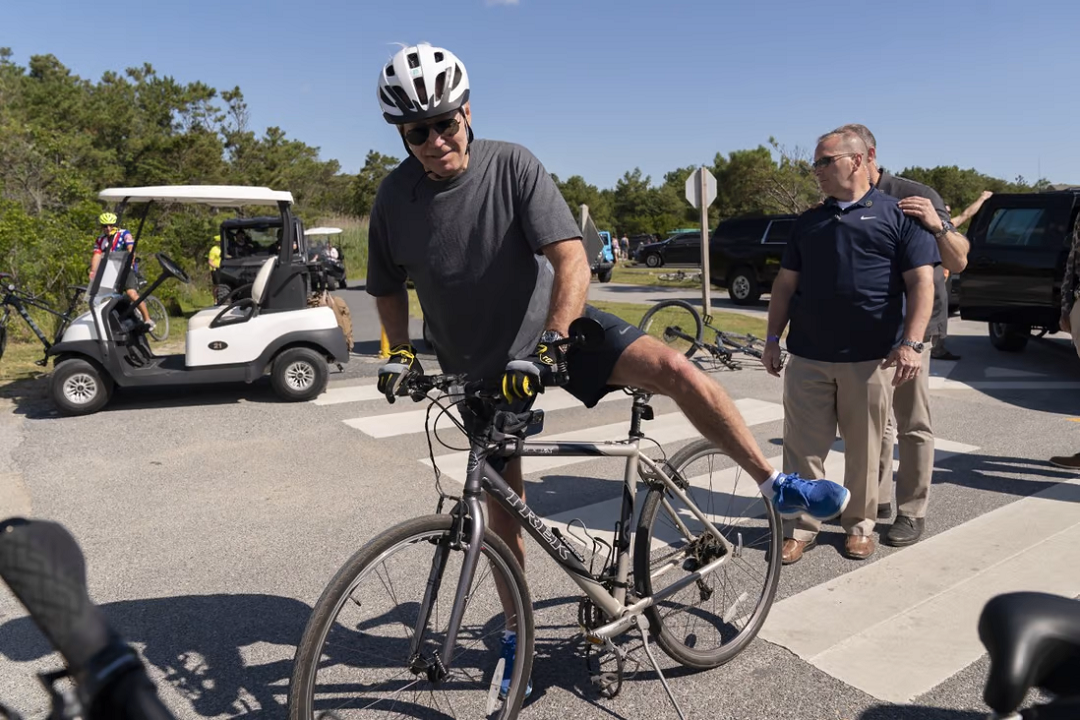
#> input picture HW05/inputs/P2/biden_fall_1.png, 1080 x 720 px
$ jupyter execute 'Exercise_2 (2).ipynb'
#> lines starting #> are read from the running program, lines starting #| are printed output that depends on the picture
# Digital Image Processing Exercise 5_2

Dr. Rahmati

By: Gholamreza Dar

Summer 2022

## Imports

[cell 1]
import numpy as np

import matplotlib.pyplot as plt
import seaborn as sns; sns.set(); sns.set_style('dark')

import cv2

## Functions

[cell 2]
def rgb(img):
    return cv2.cvtColor(img, cv2.COLOR_BGR2RGB)

def bgr(img):
    return cv2.cvtColor(img, cv2.COLOR_RGB2BGR)

def gray(img):
    return cv2.cvtColor(img, cv2.COLOR_RGB2GRAY)

def disp(img, title='', s=8, vmin=None, vmax=None):
    plt.figure(figsize=(s,s))
    plt.axis('off')
    if vmin is not None and vmax is not None:
        plt.imshow(img, cmap='gray', vmin=vmin, vmax=vmax)
    else:
        plt.imshow(img, cmap='gray')
    plt.title(title)
    plt.show()

## Loading Images

[cell 3]
img_a = gray(rgb(cv2.imread('inputs/P2/biden_fall_1.png'))).astype(np.float32)
#> img_a: shape (720, 1080) float32; min 0, max 255, mean 116.1
img_b = gray(rgb(cv2.imread('inputs/P2/biden_fall_2.png'))).astype(np.float32)
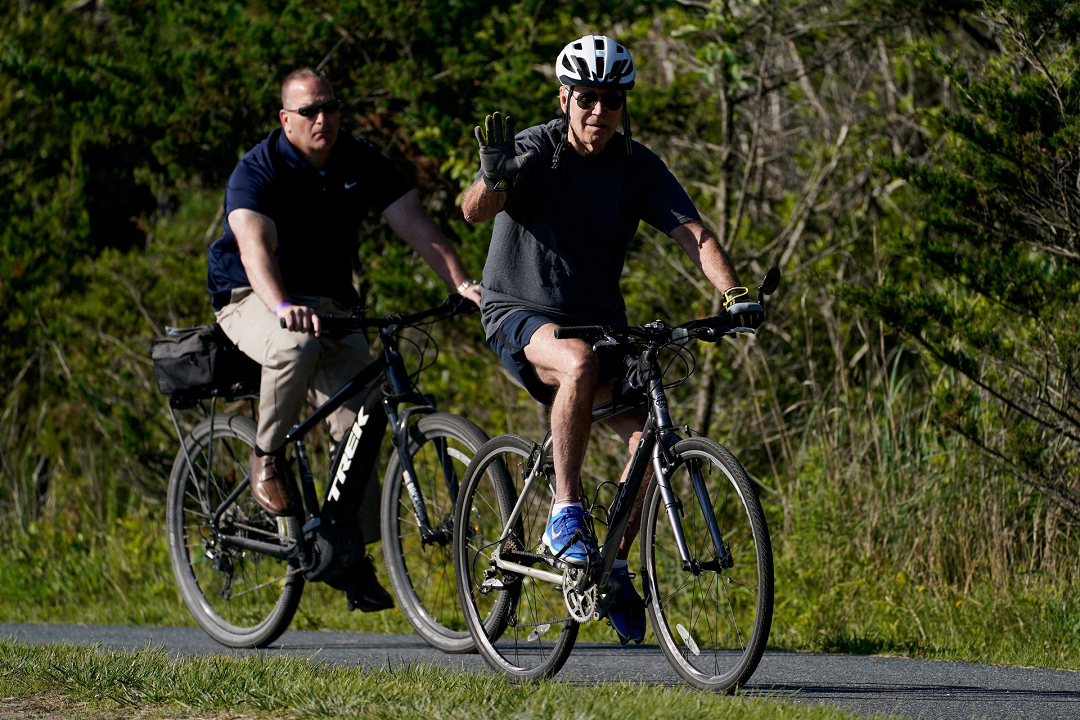
#> input picture HW05/inputs/P2/biden_fall_2.png, 1080 x 720 px
#> img_b: shape (720, 1080) float32; min 0, max 255, mean 58.6
img_c = gray(rgb(cv2.imread('inputs/P2/biden_fall_3.png'))).astype(np.float32)
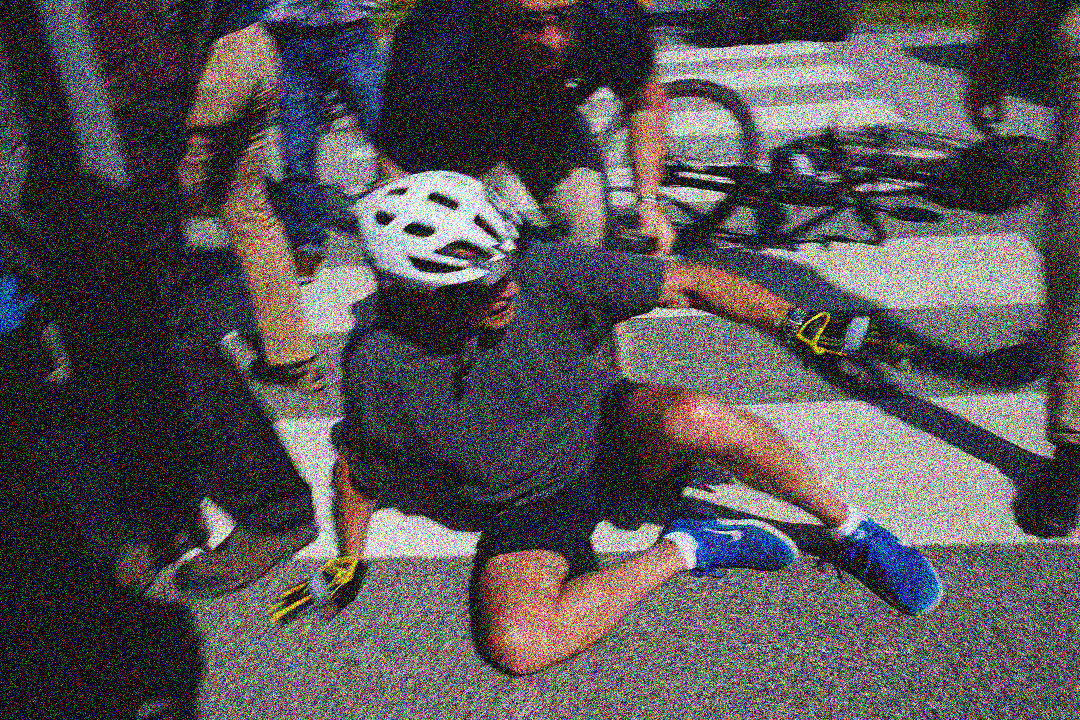
#> input picture HW05/inputs/P2/biden_fall_3.png, 1080 x 720 px
#> img_c: shape (720, 1080) float32; min 0, max 255, mean 83

disp(img_a, 'img_a')

## A) 2nd Derivative - Dilation/Erosion

[cell 4]
def second_derivative_1(img,KERNEL_SIZE=5, ITERS=1, METHOD_NAME=""):
#> called with KERNEL_SIZE = 5, ITERS = 1, METHOD_NAME = 'Second_Derivative_Dilate-Erode'
    img_dilate = cv2.morphologyEx(img, cv2.MORPH_DILATE, np.ones((KERNEL_SIZE, KERNEL_SIZE), np.float32), iterations=ITERS)
    img_erode = cv2.morphologyEx(img, cv2.MORPH_ERODE, np.ones((KERNEL_SIZE, KERNEL_SIZE), np.float32), iterations=ITERS)

    img_second_derivative = img - ((img_dilate + img_erode) * 0.5)

    disp(img_second_derivative, f"{METHOD_NAME}_{ITERS}_iters")
    cv2.imwrite(f'outputs/P2/image_b_{METHOD_NAME}_{ITERS}_iters.png', img_second_derivative)

second_derivative_1(img_a, KERNEL_SIZE=5, ITERS=1, METHOD_NAME='Second_Derivative_Dilate-Erode')
second_derivative_1(img_a, KERNEL_SIZE=5, ITERS=2, METHOD_NAME='Second_Derivative_Dilate-Erode')
second_derivative_1(img_a, KERNEL_SIZE=5, ITERS=3, METHOD_NAME='Second_Derivative_Dilate-Erode')

## B) 2nd Derivative - Opening/Closing

[cell 5]
def second_derivative_2(img,KERNEL_SIZE=5, ITERS=1, METHOD_NAME=""):
#> called with KERNEL_SIZE = 5, ITERS = 1, METHOD_NAME = 'Second_Derivative_Open-Close'
    img_open = cv2.morphologyEx(img, cv2.MORPH_OPEN, np.ones((KERNEL_SIZE, KERNEL_SIZE), np.float32), iterations=ITERS)
    img_close = cv2.morphologyEx(img, cv2.MORPH_CLOSE, np.ones((KERNEL_SIZE, KERNEL_SIZE), np.float32), iterations=ITERS)

    img_second_derivative = img - ((img_close + img_open) * 0.5)

    disp(img_second_derivative, f"{METHOD_NAME}_{ITERS}_iters")
    cv2.imwrite(f'outputs/P2/image_b_{METHOD_NAME}_{ITERS}_iters.png', img_second_derivative)

second_derivative_2(img_a, KERNEL_SIZE=5, ITERS=1, METHOD_NAME='Second_Derivative_Open-Close')
second_derivative_2(img_a, KERNEL_SIZE=5, ITERS=2, METHOD_NAME='Second_Derivative_Open-Close')
second_derivative_2(img_a, KERNEL_SIZE=5, ITERS=3, METHOD_NAME='Second_Derivative_Open-Close')

## C) 2nd Derivative - ALL

[cell 6]
def second_derivative_3(img,KERNEL_SIZE=5, ITERS=1, METHOD_NAME=""):
#> called with KERNEL_SIZE = 5, ITERS = 1, METHOD_NAME = 'Second_Derivative_Open-Close'
    img_dilate = cv2.morphologyEx(img, cv2.MORPH_DILATE, np.ones((KERNEL_SIZE, KERNEL_SIZE), np.float32), iterations=ITERS)
    img_erode = cv2.morphologyEx(img, cv2.MORPH_ERODE, np.ones((KERNEL_SIZE, KERNEL_SIZE), np.float32), iterations=ITERS)
    img_open = cv2.morphologyEx(img, cv2.MORPH_OPEN, np.ones((KERNEL_SIZE, KERNEL_SIZE), np.float32), iterations=ITERS)
    img_close = cv2.morphologyEx(img, cv2.MORPH_CLOSE, np.ones((KERNEL_SIZE, KERNEL_SIZE), np.float32), iterations=ITERS)

    img_second_derivative = (img_close + img_open - img_dilate - img_erode) * 0.5

    disp(img_second_derivative, f"{METHOD_NAME}_{ITERS}_iters")
    cv2.imwrite(f'outputs/P2/image_b_{METHOD_NAME}_{ITERS}_iters.png', img_second_derivative)

second_derivative_3(img_a, KERNEL_SIZE=5, ITERS=1, METHOD_NAME='Second_Derivative_Open-Close')
second_derivative_3(img_a, KERNEL_SIZE=5, ITERS=2, METHOD_NAME='Second_Derivative_Open-Close')
second_derivative_3(img_a, KERNEL_SIZE=5, ITERS=3, METHOD_NAME='Second_Derivative_Open-Close')

## D) Gradient - Dilation/Erosion

[cell 7]
def gradient_1(img,KERNEL_SIZE=5, ITERS=1, METHOD_NAME=""):
#> called with KERNEL_SIZE = 5, ITERS = 1, METHOD_NAME = 'Gradient_Dilate-Erode'
    img_dilate = cv2.morphologyEx(img, cv2.MORPH_DILATE, np.ones((KERNEL_SIZE, KERNEL_SIZE), np.float32), iterations=ITERS)
    img_erode = cv2.morphologyEx(img, cv2.MORPH_ERODE, np.ones((KERNEL_SIZE, KERNEL_SIZE), np.float32), iterations=ITERS)

    img_gradient = img_dilate - img_erode
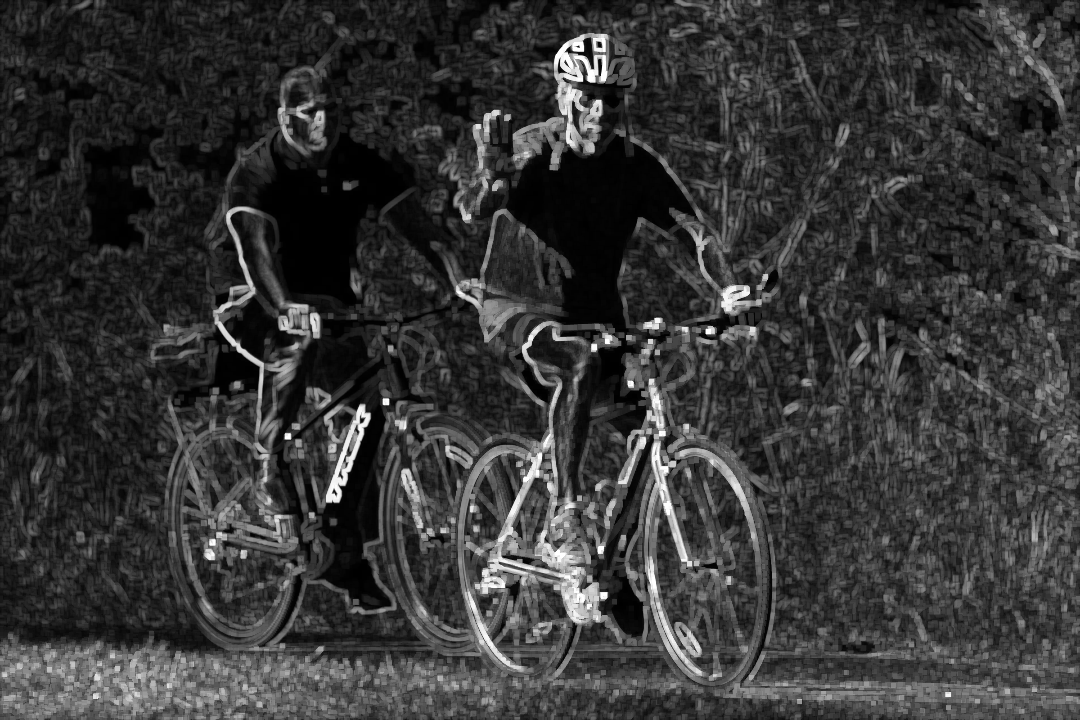
#> img_gradient: shape (720, 1080) float32; min 0, max 255, mean 54.4

    disp(img_gradient, f"{METHOD_NAME}_{ITERS}_iters")
    cv2.imwrite(f'outputs/P2/image_b_{METHOD_NAME}_{ITERS}_iters.png', img_gradient)

gradient_1(img_b, KERNEL_SIZE=5, ITERS=1, METHOD_NAME='Gradient_Dilate-Erode')
gradient_1(img_b, KERNEL_SIZE=5, ITERS=2, METHOD_NAME='Gradient_Dilate-Erode')
#> call 2 of gradient_1, with KERNEL_SIZE = 5, ITERS = 2, METHOD_NAME = 'Gradient_Dilate-Erode'
#> in gradient_1 (call 2), `img_dilate = cv2.morphologyEx(img, cv2.MORPH_DILATE, np.ones((KERNEL_S..`:
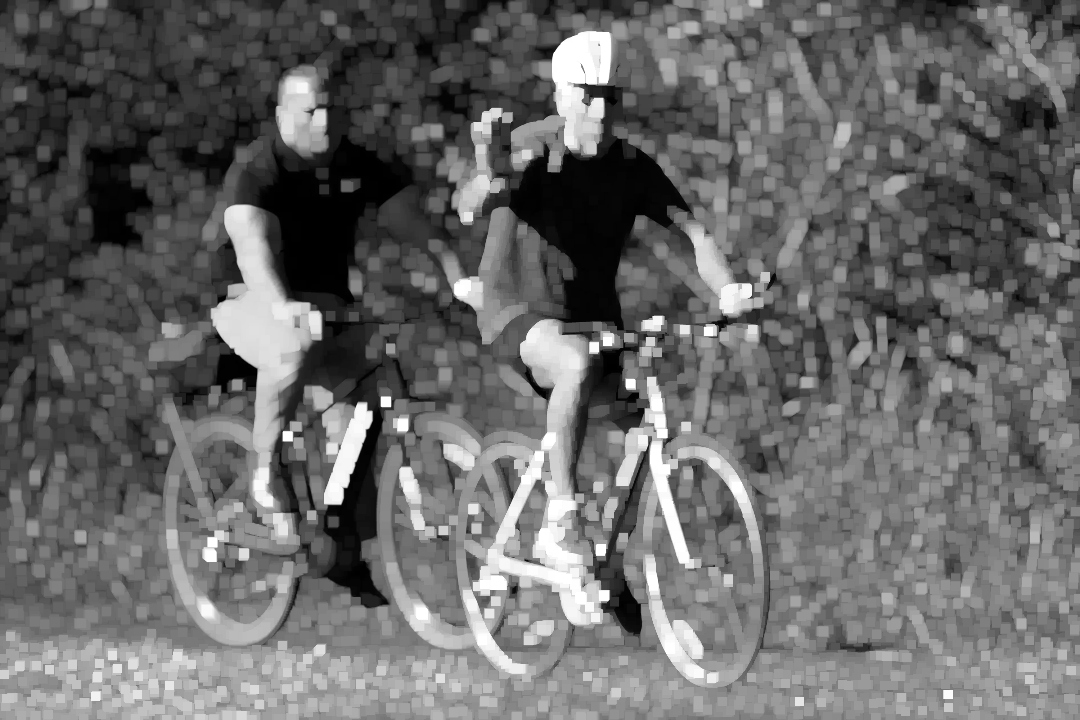
#> img_dilate: shape (720, 1080) float32; min 0, max 255, mean 104.3
#> in gradient_1 (call 2), `img_erode = cv2.morphologyEx(img, cv2.MORPH_ERODE, np.ones((KERNEL_SIZ..`:
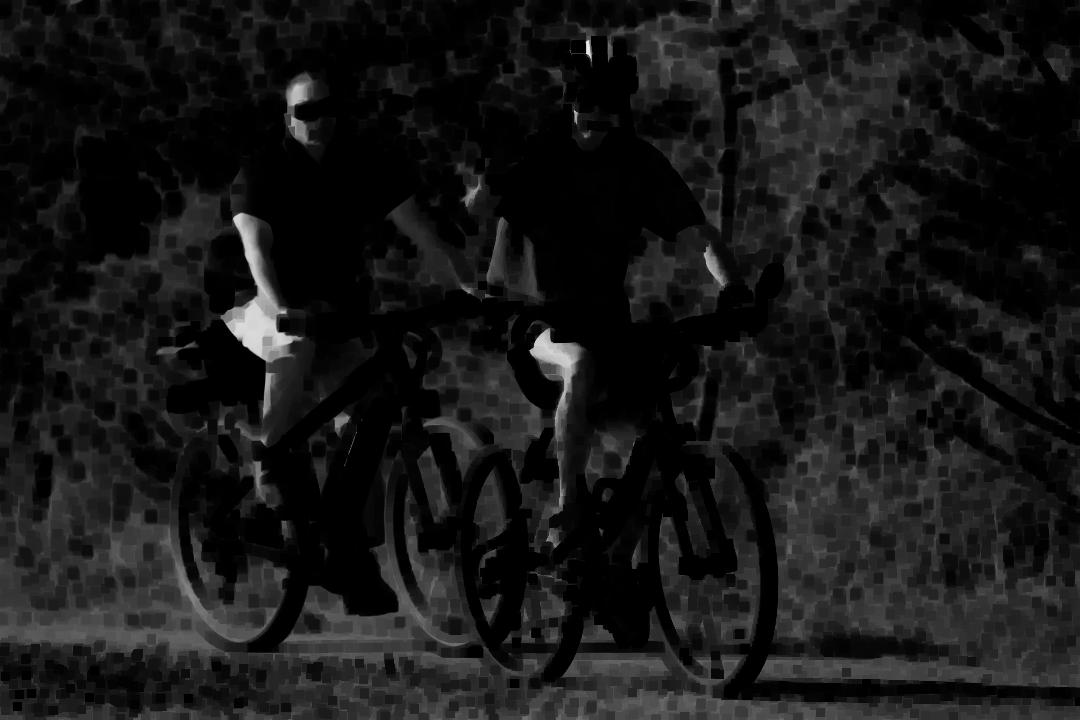
#> img_erode: shape (720, 1080) float32; min 0, max 233, mean 22.9
gradient_1(img_b, KERNEL_SIZE=5, ITERS=3, METHOD_NAME='Gradient_Dilate-Erode')

## E) Gradient - Opening/Closing

[cell 8]
def gradient_2(img,KERNEL_SIZE=5, ITERS=1, METHOD_NAME=""):
    img_open = cv2.morphologyEx(img, cv2.MORPH_OPEN, np.ones((KERNEL_SIZE, KERNEL_SIZE), np.float32), iterations=ITERS)
    img_close = cv2.morphologyEx(img, cv2.MORPH_CLOSE, np.ones((KERNEL_SIZE, KERNEL_SIZE), np.float32), iterations=ITERS)

    img_gradient = img_close - img_open

    disp(img_gradient, f"{METHOD_NAME}_{ITERS}_iters")
    cv2.imwrite(f'outputs/P2/image_b_{METHOD_NAME}_{ITERS}_iters.png', img_gradient)

gradient_2(img_b, KERNEL_SIZE=5, ITERS=1, METHOD_NAME='Gradient_Open-Close')
gradient_2(img_b, KERNEL_SIZE=5, ITERS=2, METHOD_NAME='Gradient_Open-Close')
gradient_2(img_b, KERNEL_SIZE=5, ITERS=3, METHOD_NAME='Gradient_Open-Close')

## E) Gradient - ALL

[cell 9]
def gradient_3(img,KERNEL_SIZE=5, ITERS=1, METHOD_NAME=""):
    img_dilate = cv2.morphologyEx(img, cv2.MORPH_DILATE, np.ones((KERNEL_SIZE, KERNEL_SIZE), np.float32), iterations=ITERS)
    img_erode = cv2.morphologyEx(img, cv2.MORPH_ERODE, np.ones((KERNEL_SIZE, KERNEL_SIZE), np.float32), iterations=ITERS)
    img_open = cv2.morphologyEx(img, cv2.MORPH_OPEN, np.ones((KERNEL_SIZE, KERNEL_SIZE), np.float32), iterations=ITERS)
    img_close = cv2.morphologyEx(img, cv2.MORPH_CLOSE, np.ones((KERNEL_SIZE, KERNEL_SIZE), np.float32), iterations=ITERS)

    img_gradient = (img_dilate-img_erode)+(img_close - img_open)

    disp(img_gradient, f"{METHOD_NAME}_{ITERS}_iters")
    cv2.imwrite(f'outputs/P2/image_b_{METHOD_NAME}_{ITERS}_iters.png', img_gradient)

gradient_3(img_b, KERNEL_SIZE=5, ITERS=1, METHOD_NAME='Gradient_ALL')
gradient_3(img_b, KERNEL_SIZE=5, ITERS=2, METHOD_NAME='Gradient_ALL')
gradient_3(img_b, KERNEL_SIZE=5, ITERS=3, METHOD_NAME='Gradient_ALL')

## F) Smoothing - Dilation/Erosion

[cell 10]
def smoothing_1(img,KERNEL_SIZE=5, ITERS=1, METHOD_NAME=""):
    img_dilate = cv2.morphologyEx(img, cv2.MORPH_DILATE, np.ones((KERNEL_SIZE, KERNEL_SIZE), np.float32), iterations=ITERS)
    img_erode = cv2.morphologyEx(img, cv2.MORPH_ERODE, np.ones((KERNEL_SIZE, KERNEL_SIZE), np.float32), iterations=ITERS)

    img_smooth = (img_dilate + img_erode) * 0.5

    disp(img_smooth, f"{METHOD_NAME}_{ITERS}_iters")
    cv2.imwrite(f'outputs/P2/image_b_{METHOD_NAME}_{ITERS}_iters.png', img_smooth)

smoothing_1(img_c, KERNEL_SIZE=5, ITERS=1, METHOD_NAME='Smoothing_Dilate-Erode')
smoothing_1(img_c, KERNEL_SIZE=5, ITERS=2, METHOD_NAME='Smoothing_Dilate-Erode')
smoothing_1(img_c, KERNEL_SIZE=5, ITERS=3, METHOD_NAME='Smoothing_Dilate-Erode')

## G) Smoothing - Opening/Closing

[cell 11]
def smoothing_2(img,KERNEL_SIZE=5, ITERS=1, METHOD_NAME=""):
    img_open = cv2.morphologyEx(img, cv2.MORPH_OPEN, np.ones((KERNEL_SIZE, KERNEL_SIZE), np.float32), iterations=ITERS)
    img_close = cv2.morphologyEx(img, cv2.MORPH_CLOSE, np.ones((KERNEL_SIZE, KERNEL_SIZE), np.float32), iterations=ITERS)

    img_smooth = (img_close + img_open) * 0.5

    disp(img_smooth, f"{METHOD_NAME}_{ITERS}_iters")
    cv2.imwrite(f'outputs/P2/image_b_{METHOD_NAME}_{ITERS}_iters.png', img_smooth)

smoothing_2(img_c, KERNEL_SIZE=3, ITERS=1, METHOD_NAME='Smoothing_Open-Close')
smoothing_2(img_c, KERNEL_SIZE=3, ITERS=2, METHOD_NAME='Smoothing_Open-Close')
smoothing_2(img_c, KERNEL_SIZE=3, ITERS=3, METHOD_NAME='Smoothing_Open-Close')
